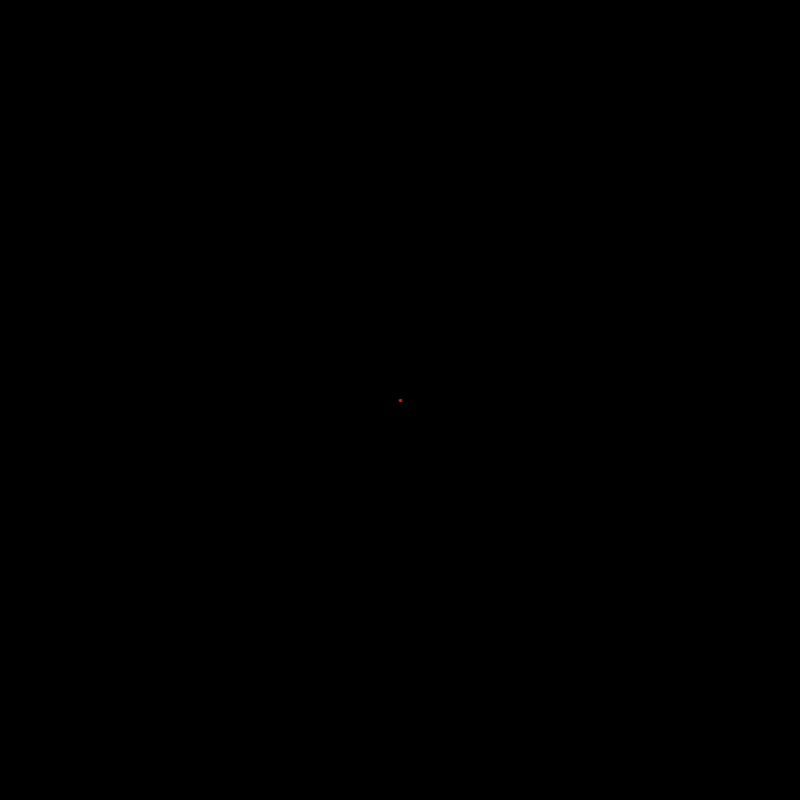
Frame 1 (no input)
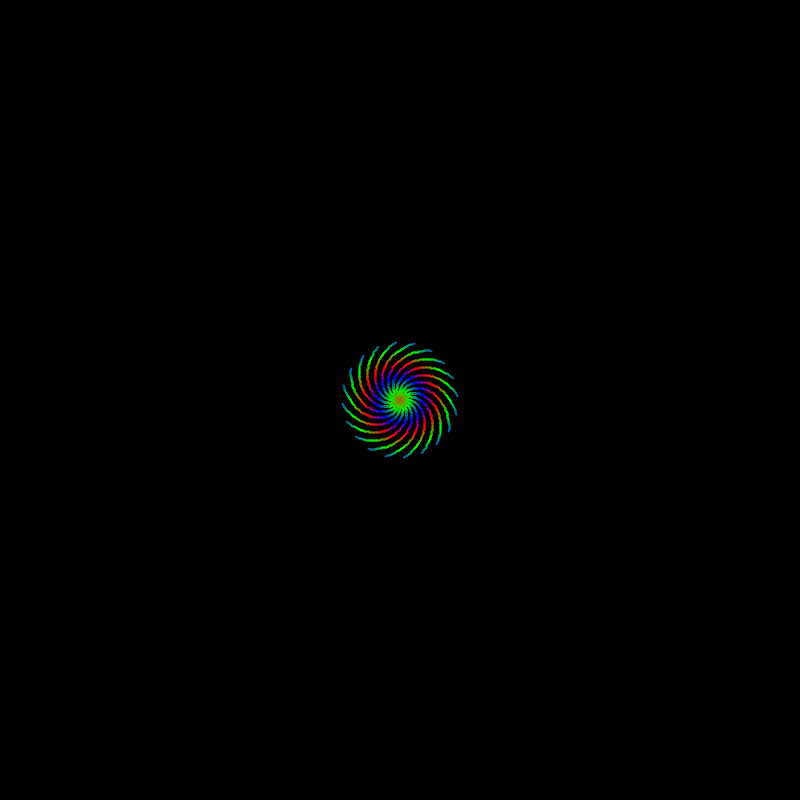
Frame 60 (the mouse pressed at the canvas centre just before this capture)
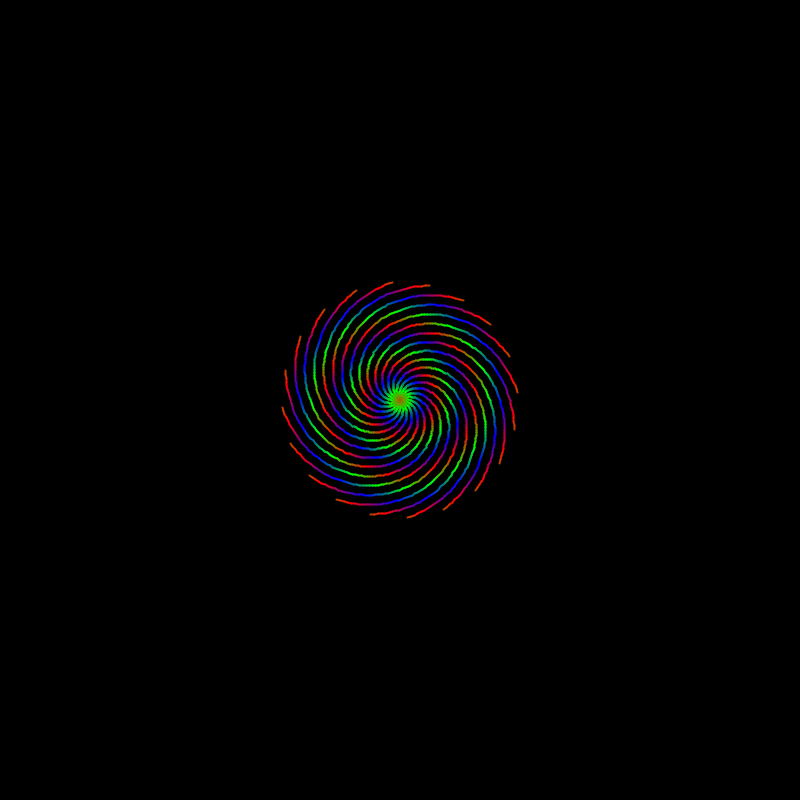
Frame 120 (the mouse held since frame 60 and released just before this capture)

The Processing sketch that drew these frames (run headless with seeded random() and noise(); from frame 60 on, the mouse is pressed at the canvas centre):

// Processing sketch: Spirale
// ── Spirale.pde
int armNumber = 20, stage = 0, increment = 20;
float[][] pos = new float [200][2];
float[][] prevPos = new float [200][2];
float[] colors = new float[3];
float dividingAngle = 2 * PI / armNumber, radius = 0, angle = 0;
boolean turn = true;

void setup()
{
  size(800, 800);
  frameRate(60);
  stroke(255);
  noFill();
  background(0);
  strokeWeight(2);
  colors[0] = 255;
}

void draw()
{
  translate(width / 2, height / 2);
  if (turn == true && radius >= sqrt(2) * width / 2)
  {
    turn = false;
    stroke(0);
    strokeWeight(3);
  }
  else if (turn == false && radius == 0)
  {
    turn = true;
    strokeWeight(2);
  }
  if (turn == true)
  {
    changeGradient();
    for (int i = 0; i < armNumber; i++)
    {
      line(pos[i][0], pos[i][1], prevPos[i][0], prevPos[i][1]);
      prevPos[i][0] = pos[i][0];
      prevPos[i][1] = pos[i][1];
      pos[i][0] = radius * cos(angle + dividingAngle * i);
      pos[i][1] = radius * sin(angle + dividingAngle * i);
    }
    radius += 1;
    angle += PI / 100;
  } else
  {
    radius -= 1;
    angle -= PI / 100;
    for (int i = 0; i < armNumber; i++)
    {
      line(pos[i][0], pos[i][1], prevPos[i][0], prevPos[i][1]);
      prevPos[i][0] = pos[i][0];
      prevPos[i][1] = pos[i][1];
      pos[i][0] = radius * cos(angle + dividingAngle * i);
      pos[i][1] = radius * sin(angle + dividingAngle * i);
    }
  }
}

void changeGradient()
{
  if (stage == 0)
  {
    colors[0] -= increment;
    colors[1] += increment;
    if (colors[1] >= 255)
      stage = 1;
  } else if (stage == 1)
  {
    colors[1] -= increment;
    colors[2] += increment;
    if (colors[2] >= 255)
      stage = 2;
  } else if (stage == 2)
  {
    colors[2] -= increment;
    colors[0] += increment;
    if (colors[0] >= 255)
      stage = 0;
  }
  stroke(colors[0], colors[1], colors[2]);
}
